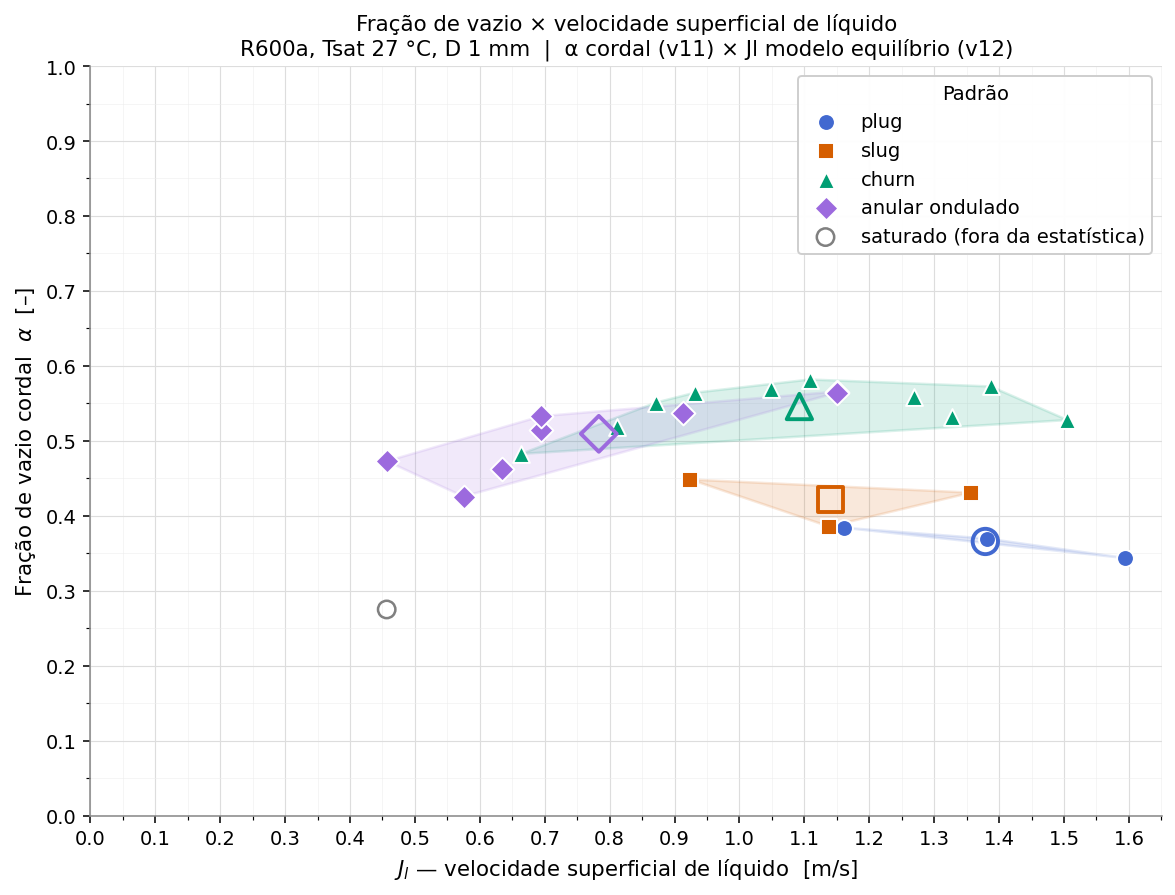

Generate this figure with Python:
#!/usr/bin/env python3
"""
v13 — Mapa fração de vazio (α) × velocidade superficial do líquido (Jl)
=======================================================================

Combina as duas análises anteriores:
  - α  (fração de vazio cordal)       : reutiliza void_fraction() de v11
  - Jl (velocidade superficial líq.)  : reutiliza compute_runs() de v12

Produz o diagrama α × Jl análogo ao gráfico de referência da literatura
(Baker-style, mas no plano void × Jl em vez de Jg × Jl), colorido por
padrão de escoamento.

Saídas em src2/v13/:
  void_vs_jl_v13.png    — figura principal (scatter + clusters)
  void_vs_jl_table_v13.md — tabela por ensaio + resumo por padrão

Uso:
  cd src2/v13 && python3 void_vs_jl_v13.py
"""

from __future__ import annotations

import os
import sys
from pathlib import Path

import numpy as np

# Adiciona caminhos de v11 e v12 ao sys.path para importação direta.
HERE = Path(__file__).resolve().parent
SRC2 = HERE.parent
sys.path.insert(0, str(SRC2 / "v11"))
sys.path.insert(0, str(SRC2 / "v12"))

import matplotlib
matplotlib.use("Agg")
import matplotlib.pyplot as plt
from matplotlib.patches import Polygon
from matplotlib.ticker import MultipleLocator

try:
    from scipy.spatial import ConvexHull
    _HAVE_SCIPY = True
except ImportError:
    _HAVE_SCIPY = False

# Importa funções de v11 e v12 (sem re-implementar).
from void_fraction_v11 import (
    list_scenarios, folder_flow_type, void_fraction, parse_m_q,
    GROUP_MAP, GROUP_COLOR, GROUP_ORDER, SAT_LIMIT, PANORAMA, DATA_ROOT,
)
from velocity_map_v12 import (
    fluid_properties, compute_runs,
    PATTERN_ORDER, PATTERN_PT, PALETTE, MARKERS,
)
from PIL import Image

# Mapeamento: rótulo fino (v11) → chave canônica (v12)
_V11_TO_V12 = {
    "plug":         "plug",
    "slug":         "slug",
    "churn":        "churn",
    "wavy annular": "wavy annular",
}


# ---------------------------------------------------------------------------
# Coleta α por ensaio (v11)
# ---------------------------------------------------------------------------
def collect_alpha() -> dict[str, dict]:
    """Retorna {run_key: {alpha, alpha_std, group, m, q, dropped}}."""
    result = {}
    for name in list_scenarios():
        folder = os.path.join(DATA_ROOT, name)
        pano = np.array(Image.open(os.path.join(folder, PANORAMA)).convert("L"))
        alpha, meta = void_fraction(pano)
        label = folder_flow_type(name)
        group = GROUP_MAP.get(label, label)
        m, q = parse_m_q(name)
        dropped = meta["sat_frac"] > SAT_LIMIT
        # chave sem _001/_002 para cruzar com v12, mais o sufixo exato
        result[name] = dict(
            alpha=alpha, alpha_std=meta["alpha_std"],
            group=group, m=m, q=q, dropped=dropped,
        )
    return result


# ---------------------------------------------------------------------------
# Cruzamento α (v11) × Jl (v12) por ensaio
# ---------------------------------------------------------------------------
def build_combined(alpha_map: dict, v12_rows: list) -> list[dict]:
    """
    Cruza por (m, q, rep): ensaio presente em AMBOS os datasets.

    v11 usa 26 ensaios de padrão puro; v12 usa os mesmos 28 (mais bolha
    dispersa e smooth annular mapeados como wavy annular).
    Só entram os ensaios que existem em v11 (têm panorama + rótulo puro).
    """
    # Índice de v12: (m, q, rep) -> row
    v12_idx: dict[tuple, dict] = {}
    for r in v12_rows:
        if r["pattern"] is None:
            continue
        rep = r["run"].split("_")[1] if "_" in r["run"] else "001"
        v12_idx[(r["m"], r["q"], rep)] = r

    combined = []
    for name, av in alpha_map.items():
        rep = name.split("_")[1] if "_" in name else "001"
        key = (av["m"], av["q"], rep)
        if key not in v12_idx:
            continue
        v12r = v12_idx[key]
        combined.append({
            "run": name,
            "m": av["m"], "q": av["q"],
            "G": v12r["G"],
            "alpha": av["alpha"],
            "alpha_std": av["alpha_std"],
            "Jl": v12r["Jl"],
            "Jg": v12r["Jg"],
            "x": v12r["x"],
            "group": av["group"],          # rótulo v11 (plug/slug/churn/annular)
            "pattern": v12r["pattern"],    # rótulo v12 canônico
            "dropped": av["dropped"],
        })
    return combined


# ---------------------------------------------------------------------------
# Figura: α × Jl
# ---------------------------------------------------------------------------
def _draw_cluster(ax, pts, color):
    P = np.asarray(pts, float)
    n = len(P)
    degenerate = n < 3
    if not degenerate and _HAVE_SCIPY:
        try:
            area = ConvexHull(P).volume
            degenerate = area < 1e-9
        except Exception:
            degenerate = True
    if not degenerate and _HAVE_SCIPY:
        hull = ConvexHull(P)
        poly = P[hull.vertices]
        ax.add_patch(Polygon(poly, closed=True, facecolor=color, alpha=0.14,
                             edgecolor=color, linewidth=1.3, zorder=1))
    else:
        mu = P.mean(axis=0)
        std = P.std(axis=0) if n >= 2 else np.array([0.02, 0.01])
        half = np.maximum(std * 1.5, [0.02, 0.01])
        from matplotlib.patches import Ellipse
        ax.add_patch(Ellipse(mu, width=2 * half[0], height=2 * half[1],
                             facecolor=color, alpha=0.12, edgecolor=color,
                             linewidth=1.1, linestyle="--", zorder=1))


def plot_void_vs_jl(rows: list[dict], outpath: Path) -> None:
    kept = [r for r in rows if not r["dropped"]]

    fig, ax = plt.subplots(figsize=(8.5, 6.5), dpi=140)

    # grupos na ordem de v12 (bubble, plug, slug, churn, wavy annular)
    # mas filtra só os que v11 tem (sem bubble aqui)
    order = ["plug", "slug", "churn", "wavy annular"]
    for pat in order:
        pr = [r for r in kept if r["pattern"] == pat]
        if not pr:
            continue
        xs = np.array([r["Jl"] for r in pr])
        ys = np.array([r["alpha"] for r in pr])
        c = PALETTE[pat]
        _draw_cluster(ax, np.column_stack([xs, ys]), c)
        ax.scatter(xs, ys, s=75, marker=MARKERS[pat], facecolor=c,
                   edgecolor="white", linewidth=1.0, zorder=3,
                   label=PATTERN_PT[pat])
        # centróide
        ax.scatter([xs.mean()], [ys.mean()], s=170, marker=MARKERS[pat],
                   facecolor="none", edgecolor=c, linewidth=2.0, zorder=4)

    # saturado (descartado) — marcador vazado cinza
    sat = [r for r in rows if r["dropped"]]
    if sat:
        ax.scatter([r["Jl"] for r in sat], [r["alpha"] for r in sat],
                   s=80, facecolors="none", edgecolors="0.5", linewidth=1.3,
                   marker="o", zorder=3, label="saturado (fora da estatística)")

    ax.set_xlabel(r"$J_l$ — velocidade superficial de líquido  [m/s]", fontsize=11)
    ax.set_ylabel(r"Fração de vazio cordal  $\alpha$  [–]", fontsize=11)
    ax.set_title("Fração de vazio × velocidade superficial de líquido\n"
                 "R600a, Tsat 27 °C, D 1 mm  |  α cordal (v11) × Jl modelo equilíbrio (v12)",
                 fontsize=11)

    ax.xaxis.set_major_locator(MultipleLocator(0.1))
    ax.xaxis.set_minor_locator(MultipleLocator(0.05))
    ax.yaxis.set_major_locator(MultipleLocator(0.1))
    ax.yaxis.set_minor_locator(MultipleLocator(0.05))
    ax.set_xlim(left=0.0)
    ax.set_ylim(bottom=0.0, top=1.0)

    ax.grid(True, which="major", color="#dddddd", linewidth=0.6, zorder=0)
    ax.grid(True, which="minor", color="#eeeeee", linewidth=0.3, zorder=0)
    ax.set_axisbelow(True)
    for s in ("top", "right"):
        ax.spines[s].set_visible(False)
    for s in ("left", "bottom"):
        ax.spines[s].set_color("#888888")

    leg = ax.legend(title="Padrão", frameon=True, framealpha=0.95,
                    loc="upper right", fontsize=10)
    leg.get_frame().set_edgecolor("#cccccc")
    fig.tight_layout()
    fig.savefig(outpath, bbox_inches="tight")
    plt.close(fig)
    print(f"figura: {outpath}")


# ---------------------------------------------------------------------------
# Tabela markdown
# ---------------------------------------------------------------------------
def write_table(rows: list[dict], outpath: Path) -> None:
    kept = [r for r in rows if not r["dropped"]]
    lines = []
    ap = lines.append

    ap("# v13 — Fração de vazio × velocidade superficial de líquido\n")
    ap("Combina α cordal (v11, Otsu sobre panorama) com Jl modelo de equilíbrio (v12).\n")

    ap("## Por ensaio")
    ap("| Ensaio | Padrão | G [kg/m²s] | q″ [kW/m²] | α [-] | Jl [m/s] | Jg [m/s] | sat |")
    ap("|--------|--------|----------:|-----------:|------:|---------:|---------:|-----|")
    for r in sorted(kept, key=lambda r: (PATTERN_ORDER.index(r["pattern"])
                                         if r["pattern"] in PATTERN_ORDER else 99,
                                         r["G"], r["q"])):
        sat_flag = "✗" if r["dropped"] else ""
        ap(f"| {r['run']} | {PATTERN_PT.get(r['pattern'], r['pattern'])} | {r['G']} | {r['q']} | "
           f"{r['alpha']:.3f} | {r['Jl']:.4f} | {r['Jg']:.3f} | {sat_flag} |")
    ap("")

    ap("## Resumo por padrão (α e Jl)")
    ap("| Padrão | n | α mín | α máx | α média | Jl mín | Jl máx | Jl média |")
    ap("|--------|--:|------:|------:|--------:|-------:|-------:|---------:|")
    for pat in PATTERN_ORDER:
        pr = [r for r in kept if r["pattern"] == pat]
        if not pr:
            continue
        alphas = np.array([r["alpha"] for r in pr])
        jls = np.array([r["Jl"] for r in pr])
        ap(f"| {PATTERN_PT[pat]} | {len(pr)} | "
           f"{alphas.min():.3f} | {alphas.max():.3f} | {alphas.mean():.3f} | "
           f"{jls.min():.4f} | {jls.max():.4f} | {jls.mean():.4f} |")
    ap("")

    ap("## Notas")
    ap("- **α cordal**: fração de vazio calculada por Otsu no panorama espaço-tempo "
       "(v11); reflete uma corda vertical central, não a seção transversal. "
       "Viés cordal > areal para padrões com núcleo gasoso central.")
    ap("- **Jl modelo**: calculado via balanço de energia (modelo homogêneo, "
       "x_in=0, Tsat=27 °C, R600a) — estimativa de equilíbrio, não medido.")
    ap("- m03q40_001 excluído da estatística (saturação 34% do núcleo → α artificialmente baixo).")

    outpath.write_text("\n".join(lines), encoding="utf-8")
    print(f"tabela: {outpath}")


# ---------------------------------------------------------------------------
def main():
    props = fluid_properties()
    v12_rows = compute_runs(props)

    print("Coletando α de v11 ...")
    alpha_map = collect_alpha()

    combined = build_combined(alpha_map, v12_rows)
    n_kept = sum(1 for r in combined if not r["dropped"])
    print(f"{len(combined)} ensaios cruzados ({n_kept} na estatística)")

    out = HERE
    plot_void_vs_jl(combined, out / "void_vs_jl_v13.png")
    write_table(combined, out / "void_vs_jl_table_v13.md")


if __name__ == "__main__":
    main()
